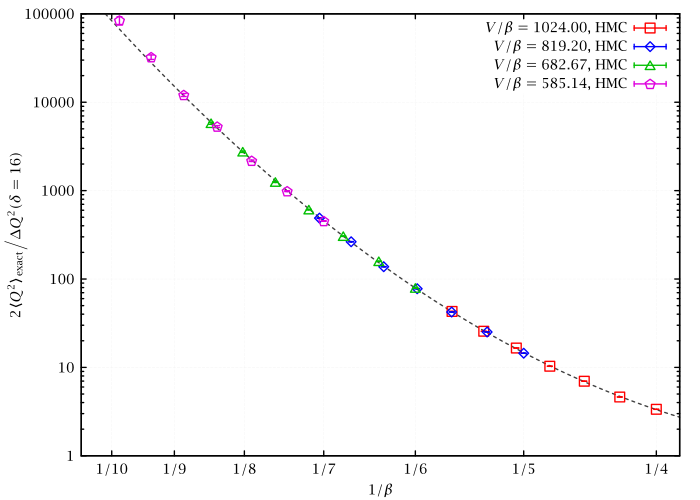

Recreate this plot in gnuplot.
set lmargin 12
set grid lc rgb '#f0f0f0'
set xlabel '$1/\beta$'
set ylabel '$2\langle Q^2\rangle_{\text{exact}} \Big/ \Delta Q^2(\delta=16)$' # delta in MDTU, 4 trajectories here
set log xy
set xrange [0.095:0.26]
set yrange [1:1e5]
set xtics ('$1/4$' 1./4, '$1/5$' 1./5, '$1/6$' 1./6, '$1/7$' 1./7, '$1/8$' 1./8, '$1/9$' 1./9, '$1/10$' 1./10)
f(x) = c*x**(a+b*log(x))
c = 465.3886904
a = 12.36505171
b = 6.348620753
plot\
    f(x) w l lt 21 t '',\
	"<for v in 64 66 68 70 72 74 76;do ./get_dq2_hmc_scaled_b_v_d 4 $v 4;done" u (1./$1):(1./$2):($3/$2/$2) w e t sprintf('$V/\beta = %.2f$, HMC', 64*64/4.),\
	"<for v in 64 66 68 70 72 74 76;do ./get_dq2_hmc_scaled_b_v_d 5 $v 4;done" u (1./$1):(1./$2):($3/$2/$2) w e t sprintf('$V/\beta = %.2f$, HMC', 64*64/5.),\
	"<for v in 64 66 68 70 72 74 76;do ./get_dq2_hmc_scaled_b_v_d 6 $v 4;done" u (1./$1):(1./$2):($3/$2/$2) w e t sprintf('$V/\beta = %.2f$, HMC', 64*64/6.),\
	"<for v in 64 66 68 70 72 74 76;do ./get_dq2_hmc_scaled_b_v_d 7 $v 4;done" u (1./$1):(1./$2):($3/$2/$2) w e t sprintf('$V/\beta = %.2f$, HMC', 64*64/7.)
